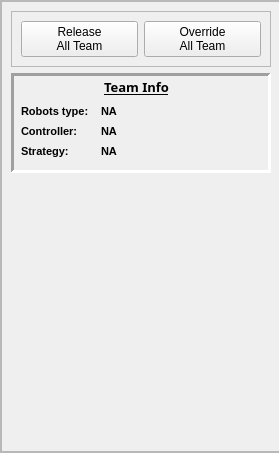
<?xml version="1.0" encoding="UTF-8"?>
<ui version="4.0">
 <class>TabTeam</class>
 <widget class="QFrame" name="TabTeam">
  <property name="geometry">
   <rect>
    <x>0</x>
    <y>0</y>
    <width>279</width>
    <height>453</height>
   </rect>
  </property>
  <property name="sizePolicy">
   <sizepolicy hsizetype="Preferred" vsizetype="Preferred">
    <horstretch>0</horstretch>
    <verstretch>0</verstretch>
   </sizepolicy>
  </property>
  <property name="minimumSize">
   <size>
    <width>250</width>
    <height>0</height>
   </size>
  </property>
  <property name="windowTitle">
   <string>Frame</string>
  </property>
  <property name="frameShape">
   <enum>QFrame::StyledPanel</enum>
  </property>
  <property name="frameShadow">
   <enum>QFrame::Sunken</enum>
  </property>
  <layout class="QVBoxLayout" name="verticalLayout">
   <property name="spacing">
    <number>0</number>
   </property>
   <property name="leftMargin">
    <number>0</number>
   </property>
   <property name="topMargin">
    <number>0</number>
   </property>
   <property name="rightMargin">
    <number>0</number>
   </property>
   <property name="bottomMargin">
    <number>0</number>
   </property>
   <item>
    <widget class="QScrollArea" name="scrollArea">
     <property name="sizePolicy">
      <sizepolicy hsizetype="Expanding" vsizetype="Expanding">
       <horstretch>0</horstretch>
       <verstretch>0</verstretch>
      </sizepolicy>
     </property>
     <property name="minimumSize">
      <size>
       <width>280</width>
       <height>80</height>
      </size>
     </property>
     <property name="maximumSize">
      <size>
       <width>10000</width>
       <height>16777215</height>
      </size>
     </property>
     <property name="verticalScrollBarPolicy">
      <enum>Qt::ScrollBarAsNeeded</enum>
     </property>
     <property name="horizontalScrollBarPolicy">
      <enum>Qt::ScrollBarAsNeeded</enum>
     </property>
     <property name="sizeAdjustPolicy">
      <enum>QAbstractScrollArea::AdjustToContents</enum>
     </property>
     <property name="widgetResizable">
      <bool>true</bool>
     </property>
     <property name="alignment">
      <set>Qt::AlignCenter</set>
     </property>
     <widget class="QWidget" name="scrollAreaContent">
      <property name="geometry">
       <rect>
        <x>0</x>
        <y>0</y>
        <width>278</width>
        <height>449</height>
       </rect>
      </property>
      <property name="sizePolicy">
       <sizepolicy hsizetype="Expanding" vsizetype="Preferred">
        <horstretch>0</horstretch>
        <verstretch>0</verstretch>
       </sizepolicy>
      </property>
      <layout class="QVBoxLayout" name="layout_team">
       <item>
        <widget class="QFrame" name="frame_buttons">
         <property name="sizePolicy">
          <sizepolicy hsizetype="Minimum" vsizetype="Preferred">
           <horstretch>0</horstretch>
           <verstretch>0</verstretch>
          </sizepolicy>
         </property>
         <property name="frameShape">
          <enum>QFrame::StyledPanel</enum>
         </property>
         <property name="frameShadow">
          <enum>QFrame::Raised</enum>
         </property>
         <layout class="QHBoxLayout" name="horizontalLayout">
          <item>
           <widget class="QPushButton" name="button_release">
            <property name="text">
             <string>Release
All Team</string>
            </property>
           </widget>
          </item>
          <item>
           <widget class="QPushButton" name="button_override">
            <property name="text">
             <string>Override
All Team</string>
            </property>
           </widget>
          </item>
         </layout>
        </widget>
       </item>
       <item>
        <widget class="QFrame" name="frame_team_info">
         <property name="enabled">
          <bool>true</bool>
         </property>
         <property name="minimumSize">
          <size>
           <width>0</width>
           <height>100</height>
          </size>
         </property>
         <property name="maximumSize">
          <size>
           <width>16777215</width>
           <height>16777215</height>
          </size>
         </property>
         <property name="font">
          <font>
           <pointsize>8</pointsize>
           <weight>75</weight>
           <bold>true</bold>
          </font>
         </property>
         <property name="mouseTracking">
          <bool>false</bool>
         </property>
         <property name="focusPolicy">
          <enum>Qt::NoFocus</enum>
         </property>
         <property name="accessibleName">
          <string>Robot 0</string>
         </property>
         <property name="autoFillBackground">
          <bool>false</bool>
         </property>
         <property name="frameShape">
          <enum>QFrame::Panel</enum>
         </property>
         <property name="frameShadow">
          <enum>QFrame::Sunken</enum>
         </property>
         <property name="lineWidth">
          <number>3</number>
         </property>
         <property name="midLineWidth">
          <number>0</number>
         </property>
         <widget class="QLabel" name="label_0">
          <property name="geometry">
           <rect>
            <x>5</x>
            <y>5</y>
            <width>241</width>
            <height>21</height>
           </rect>
          </property>
          <property name="font">
           <font>
            <family>Courier 10 Pitch</family>
            <pointsize>10</pointsize>
            <weight>75</weight>
            <bold>true</bold>
            <underline>true</underline>
           </font>
          </property>
          <property name="autoFillBackground">
           <bool>false</bool>
          </property>
          <property name="styleSheet">
           <string notr="true">background-color: rgba(255, 255, 255, 0);</string>
          </property>
          <property name="text">
           <string>Team Info</string>
          </property>
          <property name="alignment">
           <set>Qt::AlignHCenter|Qt::AlignTop</set>
          </property>
         </widget>
         <widget class="QLabel" name="label_1">
          <property name="geometry">
           <rect>
            <x>10</x>
            <y>30</y>
            <width>75</width>
            <height>17</height>
           </rect>
          </property>
          <property name="text">
           <string>Robots type:</string>
          </property>
         </widget>
         <widget class="QLabel" name="label_2">
          <property name="geometry">
           <rect>
            <x>10</x>
            <y>50</y>
            <width>75</width>
            <height>17</height>
           </rect>
          </property>
          <property name="text">
           <string>Controller:</string>
          </property>
         </widget>
         <widget class="QLabel" name="label_3">
          <property name="geometry">
           <rect>
            <x>10</x>
            <y>70</y>
            <width>75</width>
            <height>17</height>
           </rect>
          </property>
          <property name="text">
           <string>Strategy:</string>
          </property>
         </widget>
         <widget class="QLabel" name="label_robot_type">
          <property name="geometry">
           <rect>
            <x>90</x>
            <y>30</y>
            <width>141</width>
            <height>17</height>
           </rect>
          </property>
          <property name="text">
           <string>NA</string>
          </property>
         </widget>
         <widget class="QLabel" name="label_controller">
          <property name="geometry">
           <rect>
            <x>90</x>
            <y>50</y>
            <width>141</width>
            <height>17</height>
           </rect>
          </property>
          <property name="text">
           <string>NA</string>
          </property>
         </widget>
         <widget class="QLabel" name="label_strategy">
          <property name="geometry">
           <rect>
            <x>90</x>
            <y>70</y>
            <width>141</width>
            <height>17</height>
           </rect>
          </property>
          <property name="text">
           <string>NA</string>
          </property>
         </widget>
        </widget>
       </item>
       <item>
        <spacer name="verticalSpacer">
         <property name="orientation">
          <enum>Qt::Vertical</enum>
         </property>
         <property name="sizeHint" stdset="0">
          <size>
           <width>20</width>
           <height>40</height>
          </size>
         </property>
        </spacer>
       </item>
      </layout>
     </widget>
    </widget>
   </item>
  </layout>
 </widget>
 <resources/>
 <connections/>
</ui>
